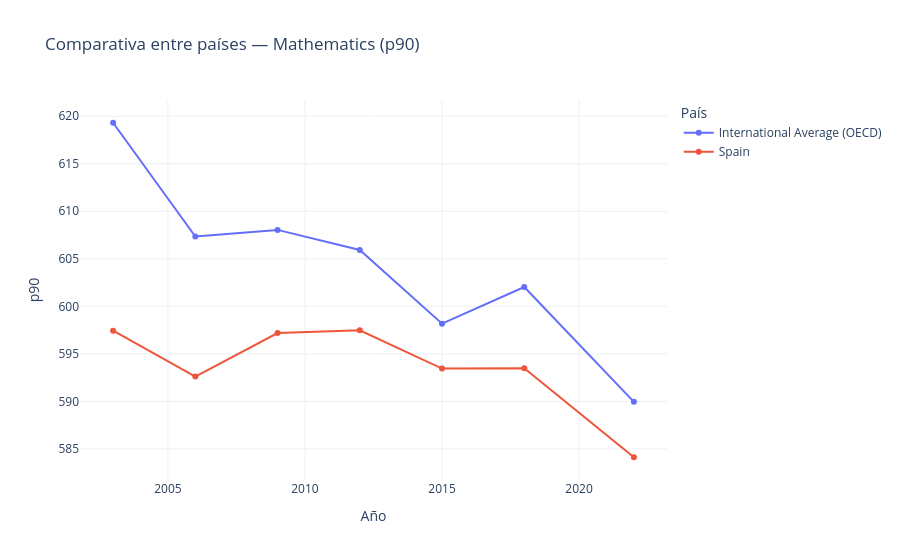

Notebook source saved alongside this figure:
### Code cell
comp_fig_1 = plot_comparar_paises(df=df_pisa_eda, paises=["Spain", media_ocde], materia="mathematics", metrica="p90") # La métrica es 'p90' en lugar de la media. p90 = top 10% de alumnos
comp_fig_1.show()

### Figure 1 — Plotly figure (JSON) as saved in the notebook; plotly's stock layout.template omitted (floating-point values rounded to 4 significant figures)
{"data": [{"hovertemplate": "country=International Average (OECD)<br>year=%{x}<br>p90=%{y}<extra></extra>", "legendgroup": "International Average (OECD)", "line": {"color": "#636EFA", "dash": "solid"}, "marker": {"symbol": "circle"}, "mode": "lines+markers", "name": "International Average (OECD)", "orientation": "v", "showlegend": true, "type": "scatter", "x": [2003, 2006, 2009, 2012, 2015, 2018, 2022], "xaxis": "x", "y": [619.3, 607.3, 608.0, 605.9, 598.2, 602.0, 590.0], "yaxis": "y"}, {"hovertemplate": "country=Spain<br>year=%{x}<br>p90=%{y}<extra></extra>", "legendgroup": "Spain", "line": {"color": "#EF553B", "dash": "solid"}, "marker": {"symbol": "circle"}, "mode": "lines+markers", "name": "Spain", "orientation": "v", "showlegend": true, "type": "scatter", "x": [2003, 2006, 2009, 2012, 2015, 2018, 2022], "xaxis": "x", "y": [597.4, 592.6, 597.2, 597.5, 593.4, 593.5, 584.1], "yaxis": "y"}], "layout": {"hovermode": "x unified", "legend": {"title": {"text": "País"}, "tracegroupgap": 0}, "title": {"text": "Comparativa entre países — Mathematics (p90)"}, "xaxis": {"anchor": "y", "domain": [0.0, 1.0], "title": {"text": "Año"}}, "yaxis": {"anchor": "x", "domain": [0.0, 1.0], "title": {"text": "p90"}}}}
